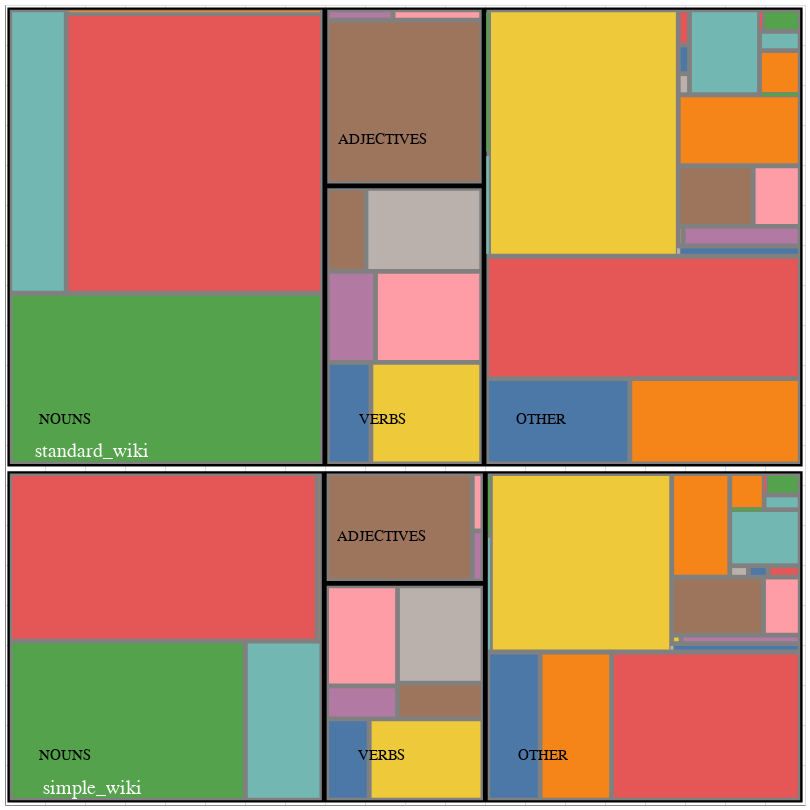

Notebook cell for this chart:
### Code cell
viz_engine.adar_staticTreemap(rect_table)

### Figure 1 — Vega-Lite specification as saved in the notebook (floating-point values rounded to 4 significant figures)
{"config": {"view": {"continuousWidth": 400, "continuousHeight": 300}}, "layer": [{"data": {"name": "data-ad7acd1a9f479d5f181a3c0a45376162"}, "mark": {"type": "rect", "color": "black"}, "encoding": {"x": {"type": "quantitative", "axis": {"labels": false, "ticks": false, "title": ""}, "field": "x"}, "x2": {"field": "x2"}, "y": {"type": "quantitative", "axis": {"labels": false, "ticks": false, "title": ""}, "field": "y"}, "y2": {"field": "y2"}}, "height": 800, "width": 800}, {"data": {"name": "data-8b4bc95053efa1392fdf3315e126dd4a"}, "mark": {"type": "rect", "color": "grey"}, "encoding": {"x": {"type": "quantitative", "field": "x"}, "x2": {"field": "x2"}, "y": {"type": "quantitative", "field": "y"}, "y2": {"field": "y2"}}, "height": 800, "width": 800}, {"data": {"name": "data-db2f48654a7faea4c3df8265432278b1"}, "mark": "rect", "encoding": {"color": {"type": "nominal", "field": "id", "legend": null}, "x": {"type": "quantitative", "field": "x"}, "x2": {"field": "x2"}, "y": {"type": "quantitative", "field": "y"}, "y2": {"field": "y2"}}, "height": 800, "width": 800}, {"data": {"name": "data-8b4bc95053efa1392fdf3315e126dd4a"}, "mark": {"type": "text", "align": "center", "dx": 55, "dy": -45, "size": 15}, "encoding": {"text": {"type": "nominal", "field": "label"}, "x": {"type": "quantitative", "field": "x"}, "y": {"type": "quantitative", "field": "y"}}}, {"data": {"name": "data-ad7acd1a9f479d5f181a3c0a45376162"}, "mark": {"type": "text", "align": "center", "color": "white", "dx": 85, "dy": -15, "size": 20}, "encoding": {"text": {"type": "nominal", "field": "label"}, "x": {"type": "quantitative", "field": "x"}, "y": {"type": "quantitative", "field": "y"}}}], "$schema": "https://vega.github.io/schema/vega-lite/v4.8.1.json", "datasets": {"data-ad7acd1a9f479d5f181a3c0a45376162": [{"height": 414.2, "id": "simple_wiki", "label": "simple_wiki", "level": 0.0, "parentid": "", "value": 81070.0, "width": 994.0, "x": 3.0, "x2": 997.0, "y": 3.0, "y2": 417.2}, {"height": 573.8, "id": "standard_wiki", "label": "standard_wiki", "level": 0.0, "parentid": "", "value": 111800.0, "width": 994.0, "x": 3.0, "x2": 997.0, "y": 423.2, "y2": 997.0}], "data-8b4bc95053efa1392fdf3315e126dd4a": [{"height": 408.2, "id": "NOUNS", "label": "NOUNS", "level": 1.0, "parentid": " → simple_wiki", "value": 32300.0, "width": 390.0, "x": 6.0, "x2": 396.0, "y": 6.0, "y2": 414.2}, {"height": 268.1, "id": "VERBS", "label": "VERBS", "level": 1.0, "parentid": " → simple_wiki", "value": 10870.0, "width": 195.4, "x": 402.0, "x2": 597.4, "y": 6.0, "y2": 274.1}, {"height": 134.2, "id": "ADJECTIVES", "label": "ADJECTIVES", "level": 1.0, "parentid": " → simple_wiki", "value": 5557.0, "width": 195.4, "x": 402.0, "x2": 597.4, "y": 280.1, "y2": 414.2}, {"height": 408.2, "id": "OTHER", "label": "OTHER", "level": 1.0, "parentid": " → simple_wiki", "value": 32350.0, "width": 390.6, "x": 603.4, "x2": 994.0, "y": 6.0, "y2": 414.2}, {"height": 567.8, "id": "NOUNS", "label": "NOUNS", "level": 1.0, "parentid": " → standard_wiki", "value": 44650.0, "width": 390.9, "x": 6.0, "x2": 396.9, "y": 426.2, "y2": 994.0}, {"height": 344.6, "id": "VERBS", "label": "VERBS", "level": 1.0, "parentid": " → standard_wiki", "value": 13680.0, "width": 193.0, "x": 402.9, "x2": 595.8, "y": 426.2, "y2": 770.8}, {"height": 217.2, "id": "ADJECTIVES", "label": "ADJECTIVES", "level": 1.0, "parentid": " → standard_wiki", "value": 8709.0, "width": 193.0, "x": 402.9, "x2": 595.8, "y": 776.8, "y2": 994.0}, {"height": 567.8, "id": "OTHER", "label": "OTHER", "level": 1.0, "parentid": " → standard_wiki", "value": 44800.0, "width": 392.2, "x": 601.8, "x2": 994.0, "y": 426.2, "y2": 994.0}], "data-db2f48654a7faea4c3df8265432278b1": [{"height": 192.9, "id": "NN_count", "label": "NN_count", "level": 2.0, "parentid": " → simple_wiki → NOUNS", "value": 11880.0, "width": 288.5, "x": 9.0, "x2": 297.5, "y": 9.0, "y2": 201.9}, {"height": 192.9, "id": "NNS_count", "label": "NNS_count", "level": 2.0, "parentid": " → simple_wiki → NOUNS", "value": 3854.0, "width": 89.54, "x": 303.5, "x2": 393.0, "y": 9.0, "y2": 201.9}, {"height": 203.4, "id": "NNP_count", "label": "NNP_count", "level": 2.0, "parentid": " → simple_wiki → NOUNS", "value": 16320.0, "width": 378.2, "x": 9.0, "x2": 387.2, "y": 207.9, "y2": 411.2}, {"height": 203.4, "id": "NNPS_count", "label": "NNPS_count", "level": 2.0, "parentid": " → simple_wiki → NOUNS", "value": 246.0, "width": -0.2085, "x": 393.2, "x2": 393.0, "y": 207.9, "y2": 411.2}, {"height": 95.67, "id": "VB_count", "label": "VB_count", "level": 2.0, "parentid": " → simple_wiki → VERBS", "value": 1123.0, "width": 47.24, "x": 405.0, "x2": 452.3, "y": 9.0, "y2": 104.7}, {"height": 95.67, "id": "VBD_count", "label": "VBD_count", "level": 2.0, "parentid": " → simple_wiki → VERBS", "value": 2998.0, "width": 136.1, "x": 458.3, "x2": 594.4, "y": 9.0, "y2": 104.7}, {"height": 35.11, "id": "VBG_count", "label": "VBG_count", "level": 2.0, "parentid": " → simple_wiki → VERBS", "value": 756.0, "width": 82.63, "x": 405.0, "x2": 487.7, "y": 110.7, "y2": 145.8}, {"height": 119.3, "id": "VBN_count", "label": "VBN_count", "level": 2.0, "parentid": " → simple_wiki → VERBS", "value": 2304.0, "width": 82.63, "x": 405.0, "x2": 487.7, "y": 151.8, "y2": 271.1}, {"height": 38.57, "id": "VBP_count", "label": "VBP_count", "level": 2.0, "parentid": " → simple_wiki → VERBS", "value": 987.0, "width": 100.7, "x": 493.7, "x2": 594.4, "y": 110.7, "y2": 149.2}, {"height": 115.8, "id": "VBZ_count", "label": "VBZ_count", "level": 2.0, "parentid": " → simple_wiki → VERBS", "value": 2698.0, "width": 100.7, "x": 493.7, "x2": 594.4, "y": 155.2, "y2": 271.1}, {"height": 128.2, "id": "JJ_count", "label": "JJ_count", "level": 2.0, "parentid": " → simple_wiki → ADJECTIVES", "value": 5178.0, "width": 176.1, "x": 405.0, "x2": 581.1, "y": 283.1, "y2": 411.2}, {"height": 56.47, "id": "JJR_count", "label": "JJR_count", "level": 2.0, "parentid": " → simple_wiki → ADJECTIVES", "value": 176.0, "width": 7.291, "x": 587.1, "x2": 594.4, "y": 283.1, "y2": 339.6}, {"height": 65.69, "id": "JJS_count", "label": "JJS_count", "level": 2.0, "parentid": " → simple_wiki → ADJECTIVES", "value": 202.0, "width": 7.291, "x": 587.1, "x2": 594.4, "y": 345.6, "y2": 411.2}, {"height": 179.3, "id": "CC_count", "label": "CC_count", "level": 2.0, "parentid": " → simple_wiki → OTHER", "value": 2462.0, "width": 59.51, "x": 606.4, "x2": 665.9, "y": 9.0, "y2": 188.3}, {"height": 179.3, "id": "CD_count", "label": "CD_count", "level": 2.0, "parentid": " → simple_wiki → OTHER", "value": 3354.0, "width": 83.25, "x": 671.9, "x2": 755.2, "y": 9.0, "y2": 188.3}, {"height": 179.3, "id": "DT_count", "label": "DT_count", "level": 2.0, "parentid": " → simple_wiki → OTHER", "value": 8863.0, "width": 229.8, "x": 761.2, "x2": 991.0, "y": 9.0, "y2": 188.3}, {"height": 139.7, "id": "EX_count", "label": "EX_count", "level": 2.0, "parentid": " → simple_wiki → OTHER", "value": 100.0, "width": -2.618, "x": 606.4, "x2": 603.8, "y": 194.3, "y2": 334.0}, {"height": 71.25, "id": "FW_count", "label": "FW_count", "level": 2.0, "parentid": " → simple_wiki → OTHER", "value": 53.0, "width": -2.618, "x": 606.4, "x2": 603.8, "y": 340.0, "y2": 411.2}, {"height": 217.0, "id": "IN_count", "label": "IN_count", "level": 2.0, "parentid": " → simple_wiki → OTHER", "value": 10250.0, "width": 220.6, "x": 609.8, "x2": 830.3, "y": 194.3, "y2": 411.2}, {"height": 4.464, "id": "LS_count", "label": "LS_count", "level": 2.0, "parentid": " → simple_wiki → OTHER", "value": 1.0, "width": -3.529, "x": 835.3, "x2": 831.8, "y": 194.3, "y2": 198.7}, {"height": 4.464, "id": "MD_count", "label": "MD_count", "level": 2.0, "parentid": " → simple_wiki → OTHER", "value": 340.0, "width": 154.2, "x": 836.8, "x2": 991.0, "y": 194.3, "y2": 198.7}, {"height": 4.556, "id": "PDT_count", "label": "PDT_count", "level": 2.0, "parentid": " → simple_wiki → OTHER", "value": 25.0, "width": 5.675, "x": 836.3, "x2": 842.0, "y": 204.7, "y2": 209.3}, {"height": 4.556, "id": "POS_count", "label": "POS_count", "level": 2.0, "parentid": " → simple_wiki → OTHER", "value": 319.0, "width": 143.0, "x": 848.0, "x2": 991.0, "y": 204.7, "y2": 209.3}, {"height": 66.45, "id": "PRP_count", "label": "PRP_count", "level": 2.0, "parentid": " → simple_wiki → OTHER", "value": 1687.0, "width": 108.8, "x": 836.3, "x2": 945.1, "y": 215.3, "y2": 281.7}, {"height": 66.45, "id": "PRP$_count", "label": "PRP$_count", "level": 2.0, "parentid": " → simple_wiki → OTHER", "value": 674.0, "width": 39.86, "x": 951.1, "x2": 991.0, "y": 215.3, "y2": 281.7}, {"height": 123.5, "id": "RB_count", "label": "RB_count", "level": 2.0, "parentid": " → simple_wiki → OTHER", "value": 1908.0, "width": 66.62, "x": 836.3, "x2": 903.0, "y": 287.7, "y2": 411.2}, {"height": 8.392, "id": "RBR_count", "label": "RBR_count", "level": 2.0, "parentid": " → simple_wiki → OTHER", "value": 68.0, "width": 17.29, "x": 909.0, "x2": 926.3, "y": 287.7, "y2": 296.1}, {"height": 8.392, "id": "RBS_count", "label": "RBS_count", "level": 2.0, "parentid": " → simple_wiki → OTHER", "value": 72.0, "width": 18.66, "x": 932.3, "x2": 950.9, "y": 287.7, "y2": 296.1}, {"height": 8.392, "id": "RP_count", "label": "RP_count", "level": 2.0, "parentid": " → simple_wiki → OTHER", "value": 117.0, "width": 34.08, "x": 956.9, "x2": 991.0, "y": 287.7, "y2": 296.1}, {"height": 64.05, "id": "TO_count", "label": "TO_count", "level": 2.0, "parentid": " → simple_wiki → OTHER", "value": 1251.0, "width": 82.03, "x": 909.0, "x2": 991.0, "y": 302.1, "y2": 366.2}, {"height": -3.771, "id": "UH_count", "label": "UH_count", "level": 2.0, "parentid": " → simple_wiki → OTHER", "value": 2.0, "width": 36.98, "x": 909.0, "x2": 945.9, "y": 371.2, "y2": 367.4}, {"height": 38.85, "id": "WDT_count", "label": "WDT_count", "level": 2.0, "parentid": " → simple_wiki → OTHER", "value": 391.0, "width": 36.98, "x": 909.0, "x2": 945.9, "y": 372.4, "y2": 411.2}, {"height": 12.38, "id": "WP_count", "label": "WP_count", "level": 2.0, "parentid": " → simple_wiki → OTHER", "value": 168.0, "width": 39.06, "x": 951.9, "x2": 991.0, "y": 372.2, "y2": 384.6}, {"height": 20.7, "id": "WP$_count", "label": "WP$_count", "level": 2.0, "parentid": " → simple_wiki → OTHER", "value": 9.0, "width": -2.338, "x": 950.9, "x2": 948.6, "y": 390.6, "y2": 411.2}, {"height": 20.7, "id": "WRB_count", "label": "WRB_count", "level": 2.0, "parentid": " → simple_wiki → OTHER", "value": 235.0, "width": 37.39, "x": 953.6, "x2": 991.0, "y": 390.6, "y2": 411.2}, {"height": 207.4, "id": "NN_count", "label": "NN_count", "level": 2.0, "parentid": " → standard_wiki → NOUNS", "value": 16790.0, "width": 384.9, "x": 9.0, "x2": 393.9, "y": 429.2, "y2": 636.7}, {"height": 348.3, "id": "NNS_count", "label": "NNS_count", "level": 2.0, "parentid": " → standard_wiki → NOUNS", "value": 5031.0, "width": 64.57, "x": 9.0, "x2": 73.57, "y": 642.7, "y2": 991.0}, {"height": 343.7, "id": "NNP_count", "label": "NNP_count", "level": 2.0, "parentid": " → standard_wiki → NOUNS", "value": 22540.0, "width": 314.3, "x": 79.57, "x2": 393.9, "y": 642.7, "y2": 986.4}, {"height": -1.392, "id": "NNPS_count", "label": "NNPS_count", "level": 2.0, "parentid": " → standard_wiki → NOUNS", "value": 297.0, "width": 314.3, "x": 79.57, "x2": 393.9, "y": 992.4, "y2": 991.0}, {"height": 121.0, "id": "VB_count", "label": "VB_count", "level": 2.0, "parentid": " → standard_wiki → VERBS", "value": 1424.0, "width": 48.52, "x": 405.9, "x2": 454.4, "y": 429.2, "y2": 550.2}, {"height": 121.0, "id": "VBD_count", "label": "VBD_count", "level": 2.0, "parentid": " → standard_wiki → VERBS", "value": 3616.0, "width": 132.5, "x": 460.4, "x2": 592.8, "y": 429.2, "y2": 550.2}, {"height": 107.9, "id": "VBG_count", "label": "VBG_count", "level": 2.0, "parentid": " → standard_wiki → VERBS", "value": 1412.0, "width": 54.27, "x": 405.9, "x2": 460.1, "y": 556.2, "y2": 664.1}, {"height": 107.9, "id": "VBN_count", "label": "VBN_count", "level": 2.0, "parentid": " → standard_wiki → VERBS", "value": 3109.0, "width": 126.7, "x": 466.1, "x2": 592.8, "y": 556.2, "y2": 664.1}, {"height": 97.73, "id": "VBP_count", "label": "VBP_count", "level": 2.0, "parentid": " → standard_wiki → VERBS", "value": 1032.0, "width": 42.36, "x": 405.9, "x2": 448.2, "y": 670.1, "y2": 767.8}, {"height": 97.73, "id": "VBZ_count", "label": "VBZ_count", "level": 2.0, "parentid": " → standard_wiki → VERBS", "value": 3086.0, "width": 138.6, "x": 454.2, "x2": 592.8, "y": 670.1, "y2": 767.8}, {"height": 198.2, "id": "JJ_count", "label": "JJ_count", "level": 2.0, "parentid": " → standard_wiki → ADJECTIVES", "value": 8187.0, "width": 187.0, "x": 405.9, "x2": 592.8, "y": 779.8, "y2": 978.0}, {"height": 6.994, "id": "JJR_count", "label": "JJR_count", "level": 2.0, "parentid": " → standard_wiki → ADJECTIVES", "value": 222.0, "width": 76.23, "x": 405.9, "x2": 482.1, "y": 984.0, "y2": 991.0}, {"height": 6.994, "id": "JJS_count", "label": "JJS_count", "level": 2.0, "parentid": " → standard_wiki → ADJECTIVES", "value": 299.0, "width": 104.7, "x": 488.1, "x2": 592.8, "y": 984.0, "y2": 991.0}, {"height": 100.8, "id": "CC_count", "label": "CC_count", "level": 2.0, "parentid": " → standard_wiki → OTHER", "value": 3851.0, "width": 173.2, "x": 604.8, "x2": 778.0, "y": 429.2, "y2": 530.0}, {"height": 100.8, "id": "CD_count", "label": "CD_count", "level": 2.0, "parentid": " → standard_wiki → OTHER", "value": 4576.0, "width": 207.0, "x": 784.0, "x2": 991.0, "y": 429.2, "y2": 530.0}, {"height": 146.9, "id": "DT_count", "label": "DT_count", "level": 2.0, "parentid": " → standard_wiki → OTHER", "value": 12070.0, "width": 386.2, "x": 604.8, "x2": 991.0, "y": 536.0, "y2": 683.0}, {"height": 122.0, "id": "EX_count", "label": "EX_count", "level": 2.0, "parentid": " → standard_wiki → OTHER", "value": 69.0, "width": -3.322, "x": 604.8, "x2": 601.5, "y": 689.0, "y2": 811.0}, {"height": 174.0, "id": "FW_count", "label": "FW_count", "level": 2.0, "parentid": " → standard_wiki → OTHER", "value": 97.0, "width": -3.322, "x": 604.8, "x2": 601.5, "y": 817.0, "y2": 991.0}, {"height": 302.0, "id": "IN_count", "label": "IN_count", "level": 2.0, "parentid": " → standard_wiki → OTHER", "value": 14700.0, "width": 231.1, "x": 607.5, "x2": 838.6, "y": 689.0, "y2": 991.0}, {"height": 6.817, "id": "LS_count", "label": "LS_count", "level": 2.0, "parentid": " → standard_wiki → OTHER", "value": 1.0, "width": -3.612, "x": 843.6, "x2": 840.0, "y": 689.0, "y2": 695.8}, {"height": 6.817, "id": "MD_count", "label": "MD_count", "level": 2.0, "parentid": " → standard_wiki → OTHER", "value": 392.0, "width": 146.0, "x": 845.0, "x2": 991.0, "y": 689.0, "y2": 695.8}, {"height": 18.56, "id": "PDT_count", "label": "PDT_count", "level": 2.0, "parentid": " → standard_wiki → OTHER", "value": 31.0, "width": 0.2735, "x": 844.6, "x2": 844.9, "y": 701.8, "y2": 720.3}, {"height": 18.56, "id": "POS_count", "label": "POS_count", "level": 2.0, "parentid": " → standard_wiki → OTHER", "value": 722.0, "width": 140.1, "x": 850.9, "x2": 991.0, "y": 701.8, "y2": 720.3}, {"height": 69.7, "id": "PRP_count", "label": "PRP_count", "level": 2.0, "parentid": " → standard_wiki → OTHER", "value": 1427.0, "width": 87.69, "x": 844.6, "x2": 932.3, "y": 726.3, "y2": 796.0}, {"height": 69.7, "id": "PRP$_count", "label": "PRP$_count", "level": 2.0, "parentid": " → standard_wiki → OTHER", "value": 894.0, "width": 52.7, "x": 938.3, "x2": 991.0, "y": 726.3, "y2": 796.0}, {"height": 82.81, "id": "RB_count", "label": "RB_count", "level": 2.0, "parentid": " → standard_wiki → OTHER", "value": 2723.0, "width": 146.4, "x": 844.6, "x2": 991.0, "y": 802.0, "y2": 884.8}, {"height": 20.27, "id": "RBR_count", "label": "RBR_count", "level": 2.0, "parentid": " → standard_wiki → OTHER", "value": 74.0, "width": 7.998, "x": 844.6, "x2": 852.6, "y": 890.8, "y2": 911.1}, {"height": 29.86, "id": "RBS_count", "label": "RBS_count", "level": 2.0, "parentid": " → standard_wiki → OTHER", "value": 101.0, "width": 7.998, "x": 844.6, "x2": 852.6, "y": 917.1, "y2": 947.0}, {"height": 38.03, "id": "RP_count", "label": "RP_count", "level": 2.0, "parentid": " → standard_wiki → OTHER", "value": 124.0, "width": 7.998, "x": 844.6, "x2": 852.6, "y": 953.0, "y2": 991.0}, {"height": 100.2, "id": "TO_count", "label": "TO_count", "level": 2.0, "parentid": " → standard_wiki → OTHER", "value": 1870.0, "width": 81.55, "x": 858.6, "x2": 940.2, "y": 890.8, "y2": 991.0}, {"height": -3.707, "id": "UH_count", "label": "UH_count", "level": 2.0, "parentid": " → standard_wiki → OTHER", "value": 3.0, "width": 44.84, "x": 946.2, "x2": 991.0, "y": 889.8, "y2": 886.1}, {"height": 48.74, "id": "WDT_count", "label": "WDT_count", "level": 2.0, "parentid": " → standard_wiki → OTHER", "value": 560.0, "width": 44.84, "x": 946.2, "x2": 991.0, "y": 891.1, "y2": 939.9}, {"height": 18.05, "id": "WP_count", "label": "WP_count", "level": 2.0, "parentid": " → standard_wiki → OTHER", "value": 246.0, "width": 44.84, "x": 946.2, "x2": 991.0, "y": 945.9, "y2": 963.9}, {"height": 21.08, "id": "WP$_count", "label": "WP$_count", "level": 2.0, "parentid": " → standard_wiki → OTHER", "value": 19.0, "width": -2.513, "x": 946.2, "x2": 943.6, "y": 969.9, "y2": 991.0}, {"height": 21.08, "id": "WRB_count", "label": "WRB_count", "level": 2.0, "parentid": " → standard_wiki → OTHER", "value": 258.0, "width": 41.35, "x": 949.6, "x2": 991.0, "y": 969.9, "y2": 991.0}]}}
